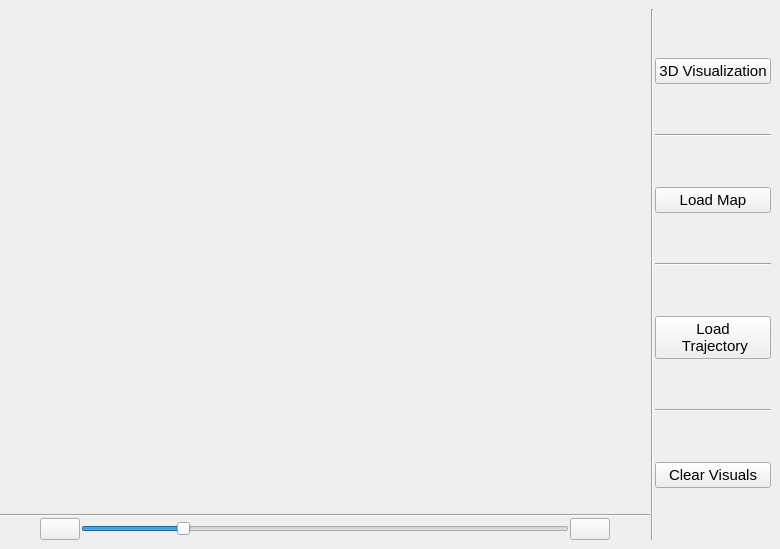
          <widget class="QWidget" name="map_tab">
           <attribute name="icon">
            <iconset resource="../resources/resources.qrc">
             <normaloff>:/resources/icons/map.png</normaloff>:/resources/icons/map.png</iconset>
           </attribute>
           <attribute name="title">
            <string>Map</string>
           </attribute>
           <widget class="QWidget" name="horizontalLayoutWidget">
            <property name="geometry">
             <rect>
              <x>0</x>
              <y>9</y>
              <width>771</width>
              <height>531</height>
             </rect>
            </property>
            <layout class="QHBoxLayout" name="horizontalLayout_8" stretch="50,0,0">
             <property name="spacing">
              <number>1</number>
             </property>
             <item>
              <layout class="QVBoxLayout" name="map_layout" stretch="10,0,0">
               <item>
                <layout class="QHBoxLayout" name="visLayout"/>
               </item>
               <item>
                <widget class="Line" name="line_13">
                 <property name="orientation">
                  <enum>Qt::Horizontal</enum>
                 </property>
                </widget>
               </item>
               <item>
                <layout class="QHBoxLayout" name="slider_layout">
                 <item>
                  <spacer name="horizontalSpacer_3">
                   <property name="orientation">
                    <enum>Qt::Horizontal</enum>
                   </property>
                   <property name="sizeType">
                    <enum>QSizePolicy::Fixed</enum>
                   </property>
                   <property name="sizeHint" stdset="0">
                    <size>
                     <width>40</width>
                     <height>20</height>
                    </size>
                   </property>
                  </spacer>
                 </item>
                 <item>
                  <widget class="QPushButton" name="zoomPlusButton">
                   <property name="text">
                    <string/>
                   </property>
                   <property name="icon">
                    <iconset resource="../resources/resources.qrc">
                     <normaloff>:/resources/icons/zoom_in.png</normaloff>:/resources/icons/zoom_in.png</iconset>
                   </property>
                  </widget>
                 </item>
                 <item>
                  <widget class="QSlider" name="zoom_slider">
                   <property name="maximum">
                    <number>50</number>
                   </property>
                   <property name="singleStep">
                    <number>1</number>
                   </property>
                   <property name="value">
                    <number>10</number>
                   </property>
                   <property name="sliderPosition">
                    <number>10</number>
                   </property>
                   <property name="orientation">
                    <enum>Qt::Horizontal</enum>
                   </property>
                  </widget>
                 </item>
                 <item>
                  <widget class="QPushButton" name="zoomOutButton">
                   <property name="text">
                    <string/>
                   </property>
                   <property name="icon">
                    <iconset resource="../resources/resources.qrc">
                     <normaloff>:/resources/icons/zoom_out.png</normaloff>:/resources/icons/zoom_out.png</iconset>
                   </property>
                  </widget>
                 </item>
                 <item>
                  <spacer name="horizontalSpacer_4">
                   <property name="orientation">
                    <enum>Qt::Horizontal</enum>
                   </property>
                   <property name="sizeType">
                    <enum>QSizePolicy::Fixed</enum>
                   </property>
                   <property name="sizeHint" stdset="0">
                    <size>
                     <width>40</width>
                     <height>20</height>
                    </size>
                   </property>
                  </spacer>
                 </item>
                </layout>
               </item>
              </layout>
             </item>
             <item>
              <widget class="Line" name="line_21">
               <property name="orientation">
                <enum>Qt::Vertical</enum>
               </property>
              </widget>
             </item>
             <item>
              <layout class="QVBoxLayout" name="verticalLayout_3">
               <item>
                <widget class="QPushButton" name="visualizationButton">
                 <property name="font">
                  <font>
                   <pointsize>11</pointsize>
                   <weight>50</weight>
                   <bold>false</bold>
                  </font>
                 </property>
                 <property name="text">
                  <string>3D Visualization</string>
                 </property>
                </widget>
               </item>
               <item>
                <widget class="Line" name="line_17">
                 <property name="orientation">
                  <enum>Qt::Horizontal</enum>
                 </property>
                </widget>
               </item>
               <item>
                <widget class="QPushButton" name="loadMapButton">
                 <property name="font">
                  <font>
                   <pointsize>11</pointsize>
                   <weight>50</weight>
                   <bold>false</bold>
                  </font>
                 </property>
                 <property name="text">
                  <string>Load Map</string>
                 </property>
                </widget>
               </item>
               <item>
                <widget class="Line" name="line_22">
                 <property name="orientation">
                  <enum>Qt::Horizontal</enum>
                 </property>
                </widget>
               </item>
               <item>
                <widget class="QPushButton" name="loadTrajectoryButton">
                 <property name="font">
                  <font>
                   <pointsize>11</pointsize>
                   <weight>50</weight>
                   <bold>false</bold>
                  </font>
                 </property>
                 <property name="text">
                  <string>Load
 Trajectory</string>
                 </property>
                </widget>
               </item>
               <item>
                <widget class="Line" name="line_28">
                 <property name="orientation">
                  <enum>Qt::Horizontal</enum>
                 </property>
                </widget>
               </item>
               <item>
                <widget class="QPushButton" name="clearVisualsButton">
                 <property name="font">
                  <font>
                   <pointsize>11</pointsize>
                   <weight>50</weight>
                   <bold>false</bold>
                  </font>
                 </property>
                 <property name="text">
                  <string>Clear Visuals</string>
                 </property>
                </widget>
               </item>
              </layout>
             </item>
            </layout>
           </widget>
          </widget>
